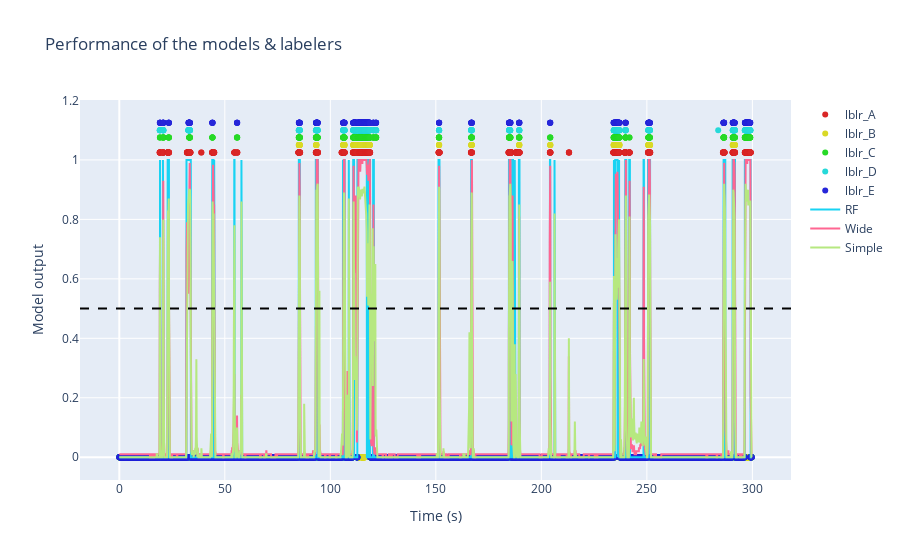

Notebook cell for this chart:
### Markdown cell above
---
#### Also, we can see both the models and the labelers performance on an example video

### Code cell
example_path = os.path.join(base, r'docs\examples\colabeled_video')

labelers_example = {
    "lblr_A": "Example_Marian.csv",
    "lblr_B": "Example_Agus.csv",
    "lblr_C": "Example_Santi.csv",
    "lblr_D": "Example_Guille.csv",
    "lblr_E": "Example_Myself.csv"
}

models = {
    "RF": (RF_model, {}),
    "Wide": (model_wide, {"reshaping": True}),
    "Simple": (model_simple, {}),
}

rst.plot_performance_on_video(example_path, models, labelers_example, plot_obj="obj_2")

### Figure 1 — Plotly figure (JSON) as saved in the notebook; plotly's stock layout.template omitted (floating-point values rounded to 4 significant figures; data arrays with more than 128 entries replaced by an {"elided": "..."} marker saying what was removed)
{"data": [{"marker": {"color": "hsl(0, 70%, 50%)"}, "mode": "markers", "name": "lblr_A", "type": "scatter", "x": {"elided": "7493 float values"}, "y": {"elided": "7493 float values"}}, {"marker": {"color": "hsl(60, 70%, 50%)"}, "mode": "markers", "name": "lblr_B", "type": "scatter", "x": {"elided": "7493 float values"}, "y": {"elided": "7493 float values"}}, {"marker": {"color": "hsl(120, 70%, 50%)"}, "mode": "markers", "name": "lblr_C", "type": "scatter", "x": {"elided": "7493 float values"}, "y": {"elided": "7493 float values"}}, {"marker": {"color": "hsl(180, 70%, 50%)"}, "mode": "markers", "name": "lblr_D", "type": "scatter", "x": {"elided": "7493 float values"}, "y": {"elided": "7493 float values"}}, {"marker": {"color": "hsl(240, 70%, 50%)"}, "mode": "markers", "name": "lblr_E", "type": "scatter", "x": {"elided": "7493 float values"}, "y": {"elided": "7493 float values"}}, {"line": {"width": 2}, "mode": "lines", "name": "RF", "type": "scatter", "x": {"elided": "7493 float values"}, "y": {"elided": "7493 int values"}}, {"line": {"width": 2}, "mode": "lines", "name": "Wide", "type": "scatter", "x": {"elided": "7493 float values"}, "y": {"elided": "7493 float values"}}, {"line": {"width": 2}, "mode": "lines", "name": "Simple", "type": "scatter", "x": {"elided": "7493 float values"}, "y": {"elided": "7493 float values"}}], "layout": {"shapes": [{"line": {"color": "black", "dash": "dash"}, "type": "line", "x0": 0, "x1": 1, "xref": "x domain", "y0": 0.5, "y1": 0.5, "yref": "y"}], "showlegend": true, "title": {"text": "Performance of the models & labelers"}, "xaxis": {"title": {"text": "Time (s)"}}, "yaxis": {"title": {"text": "Model output"}}}}
